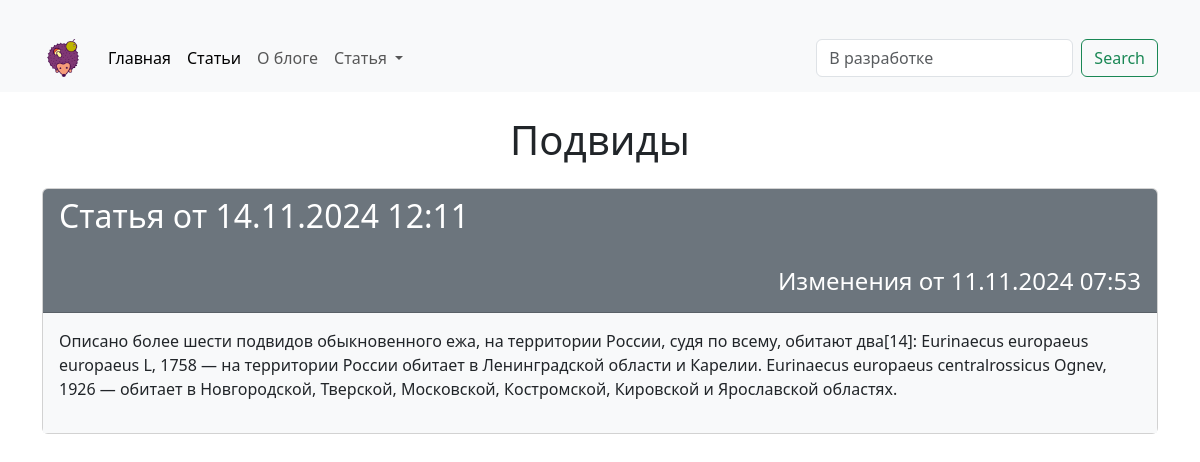
The page /articles/5/ on the database its author committed.
### hexlet_django_blog/article/models.py (models this page shows, shortened)
class Article(models.Model):
    name = models.CharField(max_length=200)  # название статьи
    body = models.TextField()  # тело статьи
    created_at = models.DateTimeField(auto_now_add=True)
    updated_at = models.DateTimeField(auto_now=True)

### hexlet_django_blog/article/views.py (the view)
class ArticleInfo(View):
    def get(self, request, *args, **kwargs):
        article = get_object_or_404(Article.objects, id=kwargs["article_id"])
        return render(
            request,
            "articles/info.html",
            context={
                "article": article,
            },
        )

### hexlet_django_blog/templates/articles/info.html (shortened to what this page needs)
{% extends "base.html" %}
{% block header %}{{ article.name }}{% endblock %}
{% block content %}
<div class="card">
  <div class="card-header bg-secondary text-white">
    <h2> Статья от {{ article.updated_at|date:"d.m.Y H:i" }}</h2>
    <br>
    <h4 class="text-end">Изменения от {{ article.created_at|date:"d.m.Y H:i" }}</h4>
  </div>
  <div class="card-body bg-light">
    <p>{{ article.body }}</p>
  </div>
</div>
{% endblock %}

### rows shown on the page
Article: name "Подвиды", updated_at "14.11.2024 12:11", created_at "11.11.2024 07:53", body "Описано более шести подвидов обыкновенного ежа, на территории России, судя по всему, обитают два[14]: Eurinaecus europaeus europaeus L, 1758 — на территории России обитает в Ленинградской области и Карелии. Eurinaecus europaeus centralrossicus Ognev, 1926 — обитает в Новгородской, Тверской, Московской, Костромской, Кировской и Ярославской областях."
